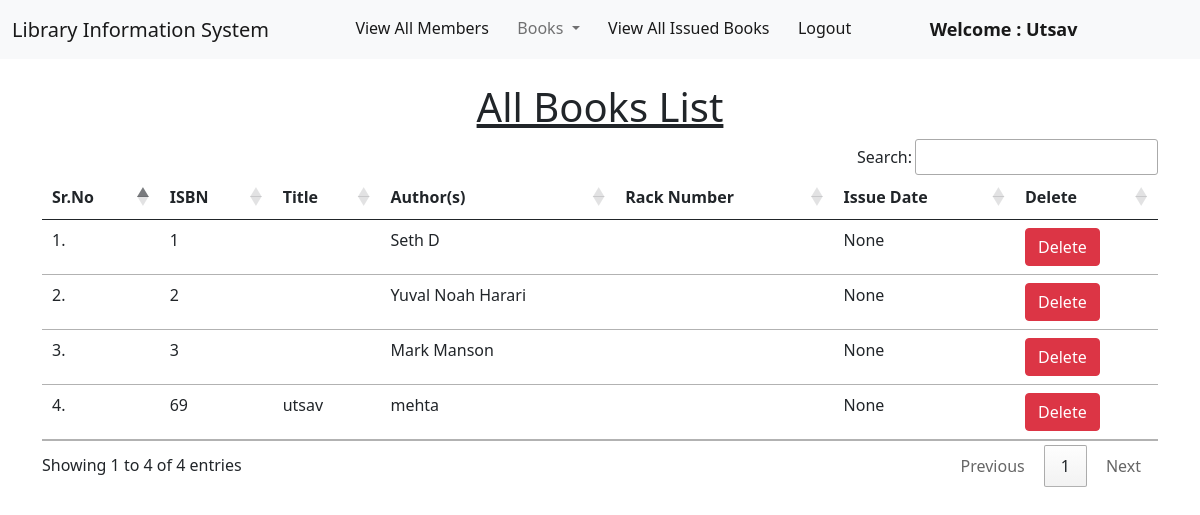
The page /staff/view_books/ (signed in) on the database as committed earlier.
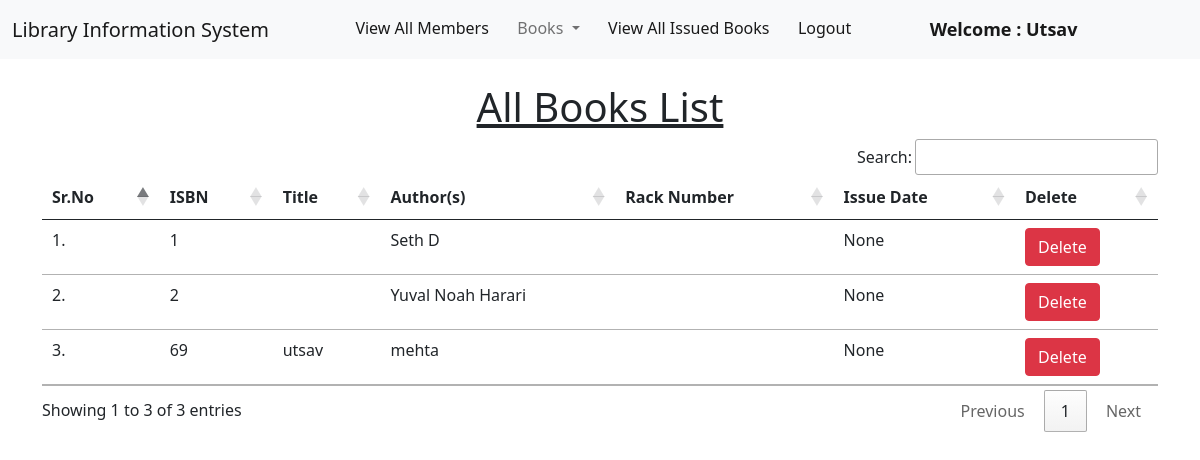
The same page on the database as committed later.
### book/models.py (models this page shows, shortened)
class Book(models.Model):
    title = models.CharField(max_length=200)
    author = models.CharField(max_length=200)
    isbn = models.CharField(max_length= 15)
    rack_number = models.CharField(max_length= 10)
    issue_date = models.DateField(null= True)
    date_added = models.DateField(null=True)
    issue_member = models.ForeignKey("member.Member", on_delete = models.SET_NULL, null = True)

### staff/views.py (the view)
# urls.py: path("view_books/", views.view_books, name="view_books"),
@login_required(login_url = '/staff_login')
def view_books(request):
    books = Book.objects.all()
    return render(request, "staff/view_books.html", {'books':books})

### staff/templates/staff/view_books.html (shortened to what this page needs)
{% extends 'staff/staff_navbar.html' %}
{% load static %}
{% block body %}
<div class="container mt-4">
    <h1 class="text-center"><u>All Books List</u></h1>
    <table class="table table-hover" id="example">
        <thead>
            <tr>
                <th>Sr.No</th>
                <th>ISBN</th>
                <th>Title</th>
                <th>Author(s)</th>
                <th>Rack Number</th>
                <th>Issue Date</th>
                <th>Delete</th>
            </tr>
        </thead>
        <tbody>
            {% for book in books %}
            <tr>
                <td>{{forloop.counter}}.</td>
                <td>{{book.isbn}}</td>
                <td>{{book.title}}</td>
                <td>{{book.author}}</td>
                <td>{{book.rack_number}}</td>
                <td>{{book.issue_date}}</td>
                <td><a href="/staff/delete_book/{{book.id}}/" class="btn btn-danger" onclick="return confirm('Are you sure you want to delete this book?')">Delete</a></td>
            </tr>
            {% endfor %}
        </tbody>
    </table>
    </div>
{% endblock %}

Rows that differ between the two databases and show on the page:
removed Book: isbn "3", author "Mark Manson", issue_date "None"
Other text that changed with them:
text written by a page script: "Search: Showing 1 to 4 of 4 entries Previous 1 Next" → "Search: Showing 1 to 3 of 3 entries Previous 1 Next"
